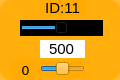
    <widget class="QWidget" name="widget_id11" native="true">
     <property name="geometry">
      <rect>
       <x>250</x>
       <y>40</y>
       <width>120</width>
       <height>80</height>
      </rect>
     </property>
     <property name="styleSheet">
      <string notr="true">background-color: rgb(255, 170, 0, 200);
border-radius:10px;</string>
     </property>
     <widget class="QLabel" name="label_ID11">
      <property name="geometry">
       <rect>
        <x>40</x>
        <y>0</y>
        <width>45</width>
        <height>16</height>
       </rect>
      </property>
      <property name="minimumSize">
       <size>
        <width>0</width>
        <height>10</height>
       </size>
      </property>
      <property name="font">
       <font>
        <family>Arial</family>
        <pointsize>11</pointsize>
       </font>
      </property>
      <property name="styleSheet">
       <string notr="true">background-color: rgb(255, 255, 255， 0);
border-radius:0px;</string>
      </property>
      <property name="text">
       <string>ID:11</string>
      </property>
      <property name="alignment">
       <set>Qt::AlignCenter</set>
      </property>
     </widget>
     <widget class="QSlider" name="horizontalSlider_pulse_id11">
      <property name="geometry">
       <rect>
        <x>20</x>
        <y>20</y>
        <width>83</width>
        <height>16</height>
       </rect>
      </property>
      <property name="autoFillBackground">
       <bool>false</bool>
      </property>
      <property name="styleSheet">
       <string notr="true">background-color: rgb(0, 0, 0);
border-radius:0px;</string>
      </property>
      <property name="minimum">
       <number>0</number>
      </property>
      <property name="maximum">
       <number>1000</number>
      </property>
      <property name="pageStep">
       <number>1</number>
      </property>
      <property name="value">
       <number>500</number>
      </property>
      <property name="orientation">
       <enum>Qt::Horizontal</enum>
      </property>
     </widget>
     <widget class="QSlider" name="horizontalSlider_dev_id11">
      <property name="geometry">
       <rect>
        <x>40</x>
        <y>60</y>
        <width>45</width>
        <height>18</height>
       </rect>
      </property>
      <property name="styleSheet">
       <string notr="true">background-color: rgb(255, 255, 255， 0);</string>
      </property>
      <property name="minimum">
       <number>-125</number>
      </property>
      <property name="maximum">
       <number>125</number>
      </property>
      <property name="pageStep">
       <number>1</number>
      </property>
      <property name="orientation">
       <enum>Qt::Horizontal</enum>
      </property>
     </widget>
     <widget class="QLabel" name="label_id11">
      <property name="geometry">
       <rect>
        <x>10</x>
        <y>60</y>
        <width>31</width>
        <height>20</height>
       </rect>
      </property>
      <property name="minimumSize">
       <size>
        <width>0</width>
        <height>10</height>
       </size>
      </property>
      <property name="font">
       <font>
        <family>DejaVu Sans</family>
        <pointsize>10</pointsize>
       </font>
      </property>
      <property name="styleSheet">
       <string notr="true">background-color: rgb(255, 255, 255， 0);</string>
      </property>
      <property name="text">
       <string>0</string>
      </property>
      <property name="alignment">
       <set>Qt::AlignCenter</set>
      </property>
     </widget>
     <widget class="QLineEdit" name="lineEdit_id11">
      <property name="geometry">
       <rect>
        <x>40</x>
        <y>40</y>
        <width>45</width>
        <height>18</height>
       </rect>
      </property>
      <property name="sizePolicy">
       <sizepolicy hsizetype="Fixed" vsizetype="Fixed">
        <horstretch>0</horstretch>
        <verstretch>0</verstretch>
       </sizepolicy>
      </property>
      <property name="font">
       <font>
        <family>Arial</family>
        <pointsize>11</pointsize>
       </font>
      </property>
      <property name="autoFillBackground">
       <bool>false</bool>
      </property>
      <property name="styleSheet">
       <string notr="true">background-color: rgb(255, 255, 255);
border-radius:0px;</string>
      </property>
      <property name="text">
       <string>500</string>
      </property>
      <property name="maxLength">
       <number>1000</number>
      </property>
      <property name="alignment">
       <set>Qt::AlignCenter</set>
      </property>
      <property name="dragEnabled">
       <bool>false</bool>
      </property>
      <property name="readOnly">
       <bool>false</bool>
      </property>
     </widget>
    </widget>
